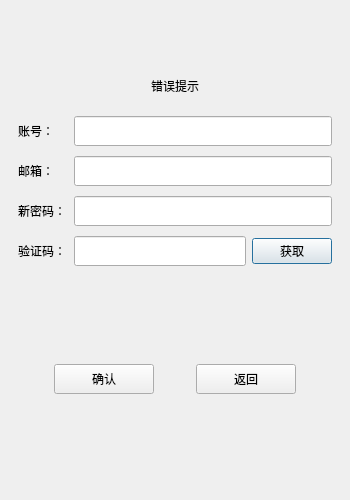
<?xml version="1.0" encoding="UTF-8"?>
<ui version="4.0">
 <class>ResetDialogClass</class>
 <widget class="QDialog" name="ResetDialogClass">
  <property name="geometry">
   <rect>
    <x>0</x>
    <y>0</y>
    <width>350</width>
    <height>500</height>
   </rect>
  </property>
  <property name="minimumSize">
   <size>
    <width>350</width>
    <height>500</height>
   </size>
  </property>
  <property name="maximumSize">
   <size>
    <width>350</width>
    <height>500</height>
   </size>
  </property>
  <property name="windowTitle">
   <string>ResetDialog</string>
  </property>
  <layout class="QVBoxLayout" name="verticalLayout_2">
   <item>
    <layout class="QVBoxLayout" name="verticalLayout">
     <property name="spacing">
      <number>10</number>
     </property>
     <property name="leftMargin">
      <number>7</number>
     </property>
     <property name="topMargin">
      <number>7</number>
     </property>
     <property name="rightMargin">
      <number>7</number>
     </property>
     <property name="bottomMargin">
      <number>7</number>
     </property>
     <item>
      <widget class="QWidget" name="widget" native="true">
       <layout class="QGridLayout" name="gridLayout">
        <item row="2" column="0">
         <widget class="QLabel" name="error_tip">
          <property name="text">
           <string>错误提示</string>
          </property>
          <property name="alignment">
           <set>Qt::AlignmentFlag::AlignCenter</set>
          </property>
         </widget>
        </item>
        <item row="1" column="0">
         <spacer name="verticalSpacer_3">
          <property name="orientation">
           <enum>Qt::Orientation::Vertical</enum>
          </property>
          <property name="sizeHint" stdset="0">
           <size>
            <width>20</width>
            <height>40</height>
           </size>
          </property>
         </spacer>
        </item>
       </layout>
      </widget>
     </item>
     <item>
      <layout class="QHBoxLayout" name="horizontalLayout_6">
       <item>
        <widget class="QLabel" name="user_label">
         <property name="minimumSize">
          <size>
           <width>50</width>
           <height>25</height>
          </size>
         </property>
         <property name="maximumSize">
          <size>
           <width>50</width>
           <height>25</height>
          </size>
         </property>
         <property name="text">
          <string>账号：</string>
         </property>
        </widget>
       </item>
       <item>
        <widget class="QLineEdit" name="user_edit">
         <property name="minimumSize">
          <size>
           <width>0</width>
           <height>30</height>
          </size>
         </property>
         <property name="maximumSize">
          <size>
           <width>16777215</width>
           <height>30</height>
          </size>
         </property>
        </widget>
       </item>
      </layout>
     </item>
     <item>
      <layout class="QHBoxLayout" name="horizontalLayout">
       <item>
        <widget class="QLabel" name="email_label">
         <property name="minimumSize">
          <size>
           <width>50</width>
           <height>25</height>
          </size>
         </property>
         <property name="maximumSize">
          <size>
           <width>50</width>
           <height>25</height>
          </size>
         </property>
         <property name="text">
          <string>邮箱：</string>
         </property>
        </widget>
       </item>
       <item>
        <widget class="QLineEdit" name="email_edit">
         <property name="minimumSize">
          <size>
           <width>0</width>
           <height>30</height>
          </size>
         </property>
        </widget>
       </item>
      </layout>
     </item>
     <item>
      <layout class="QHBoxLayout" name="horizontalLayout_3">
       <item>
        <widget class="QLabel" name="new_password_label">
         <property name="minimumSize">
          <size>
           <width>50</width>
           <height>25</height>
          </size>
         </property>
         <property name="maximumSize">
          <size>
           <width>50</width>
           <height>25</height>
          </size>
         </property>
         <property name="text">
          <string>新密码：</string>
         </property>
        </widget>
       </item>
       <item>
        <widget class="QLineEdit" name="new_password_edit">
         <property name="minimumSize">
          <size>
           <width>0</width>
           <height>30</height>
          </size>
         </property>
        </widget>
       </item>
      </layout>
     </item>
     <item>
      <layout class="QHBoxLayout" name="horizontalLayout_2">
       <item>
        <widget class="QLabel" name="verify_label">
         <property name="minimumSize">
          <size>
           <width>50</width>
           <height>25</height>
          </size>
         </property>
         <property name="maximumSize">
          <size>
           <width>50</width>
           <height>25</height>
          </size>
         </property>
         <property name="text">
          <string>验证码：</string>
         </property>
        </widget>
       </item>
       <item>
        <widget class="QLineEdit" name="verify_edit">
         <property name="minimumSize">
          <size>
           <width>0</width>
           <height>30</height>
          </size>
         </property>
        </widget>
       </item>
       <item>
        <widget class="QPushButton" name="get_verify_button">
         <property name="minimumSize">
          <size>
           <width>0</width>
           <height>25</height>
          </size>
         </property>
         <property name="text">
          <string>获取</string>
         </property>
        </widget>
       </item>
      </layout>
     </item>
     <item>
      <spacer name="verticalSpacer">
       <property name="orientation">
        <enum>Qt::Orientation::Vertical</enum>
       </property>
       <property name="sizeHint" stdset="0">
        <size>
         <width>20</width>
         <height>40</height>
        </size>
       </property>
      </spacer>
     </item>
     <item>
      <layout class="QHBoxLayout" name="horizontalLayout_4">
       <item>
        <widget class="QPushButton" name="ok_button">
         <property name="minimumSize">
          <size>
           <width>0</width>
           <height>30</height>
          </size>
         </property>
         <property name="maximumSize">
          <size>
           <width>100</width>
           <height>16777215</height>
          </size>
         </property>
         <property name="text">
          <string>确认</string>
         </property>
        </widget>
       </item>
       <item>
        <widget class="QPushButton" name="cancel_button">
         <property name="minimumSize">
          <size>
           <width>0</width>
           <height>30</height>
          </size>
         </property>
         <property name="maximumSize">
          <size>
           <width>100</width>
           <height>16777215</height>
          </size>
         </property>
         <property name="text">
          <string>返回</string>
         </property>
        </widget>
       </item>
      </layout>
     </item>
     <item>
      <spacer name="verticalSpacer_2">
       <property name="orientation">
        <enum>Qt::Orientation::Vertical</enum>
       </property>
       <property name="sizeHint" stdset="0">
        <size>
         <width>20</width>
         <height>40</height>
        </size>
       </property>
      </spacer>
     </item>
    </layout>
   </item>
  </layout>
 </widget>
 <layoutdefault spacing="6" margin="11"/>
 <resources/>
 <connections/>
</ui>
